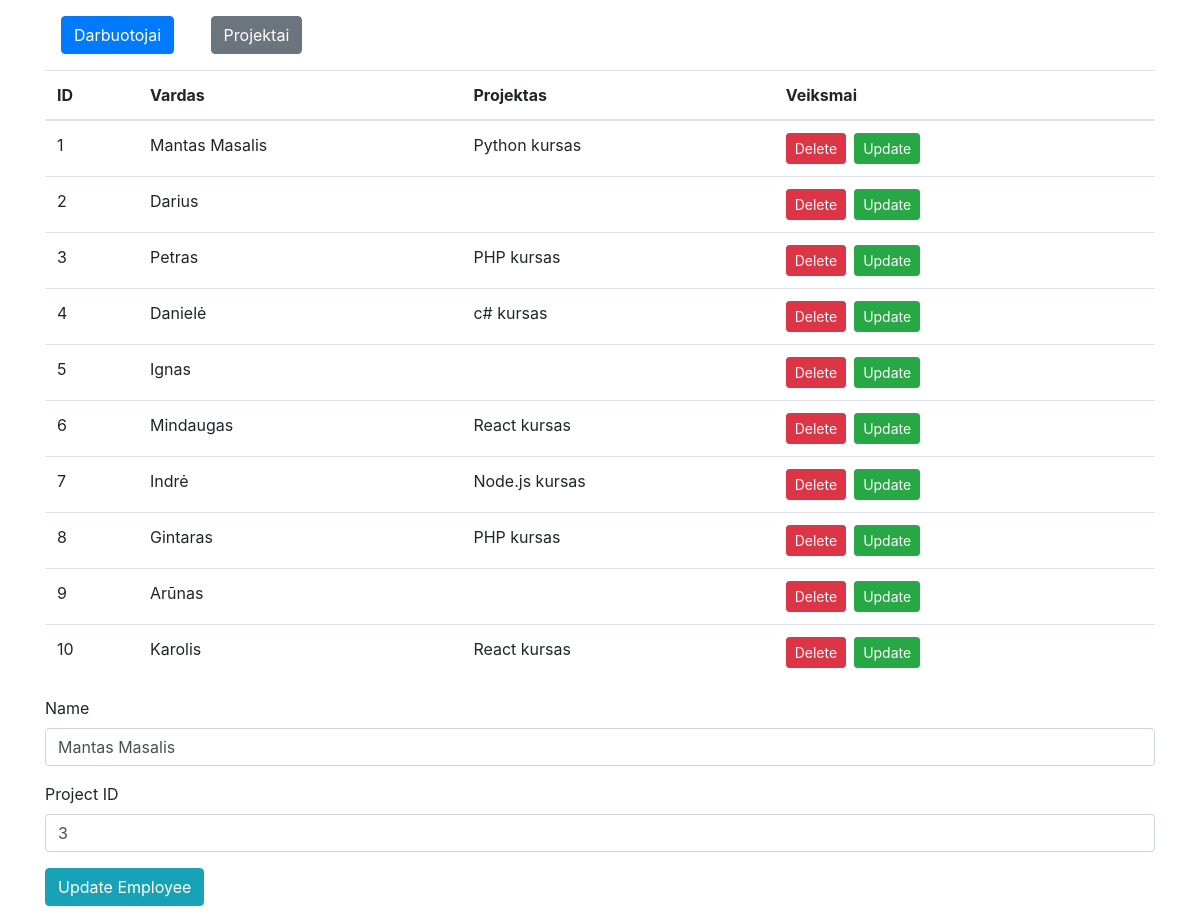
The app's page /index.php?edit=1 with its own data.
### tables this page shows
CREATE TABLE `workers` (
  `worker_id` int(11) unsigned NOT NULL AUTO_INCREMENT,
  `worker_name` varchar(255) NOT NULL,
  `project_id` int(11) DEFAULT NULL,
  PRIMARY KEY (`worker_id`),
  KEY `project_id_idx` (`project_id`)
);

CREATE TABLE `projects` (
  `project_id` int(11) unsigned NOT NULL AUTO_INCREMENT,
  `project_name` varchar(255) NOT NULL,
  PRIMARY KEY (`project_id`)
);

### connection.php (called while the page is built, shortened)
<?php
$servername = "localhost";
$username = "root";
$password = "mysql";
$dbname = "projectmanager";
$conn = mysqli_connect($servername, $username, $password, $dbname);
if (isset($_GET['edit'])) {
    $id = $_GET['edit'];
    $update = true;
    $sql = ("SELECT * FROM workers WHERE worker_id=$id") or die("Connection failed: " . mysqli_connect_error());
    $result = mysqli_query($conn, $sql);
    if ($result->num_rows) {
        $row = $result->fetch_array();
        $name = $row['worker_name'];
        $project_id = $row['project_id'];
    }
}

### index.php (the view, shortened to what this page needs)
<?php include './connection.php' ?>
<!DOCTYPE html>
<html lang="en">
<head>
    <link rel="stylesheet" href="https://maxcdn.bootstrapcdn.com/bootstrap/4.0.0/css/bootstrap.min.css">
</head>
<body>
    <div class="container">
        <a class="m-3 btn btn-primary d-inline-block" href="index.php">Darbuotojai</a>
        <a class="m-3 btn btn-secondary d-inline-block" href="projects.php">Projektai</a>
        <?php
        $sql = "SELECT w.worker_id, w.worker_name, p.project_name
                from workers w
                left outer join projects p
                on w.project_id = p.project_id
                order by w.worker_id;";
        $result = mysqli_query($conn, $sql);
        echo "<table class=\"table\"><thead><tr><th>ID</th><th>Vardas</th><th>Projektas</th><th>Veiksmai</th></tr></thead><tbody>";
        if (mysqli_num_rows($result) > 0) {
            while ($row = mysqli_fetch_assoc($result)) {
                echo "<tr>";
                echo "<td>" . $row['worker_id'] . "</td>";
                echo "<td>" . $row['worker_name'] . "</td>";
                echo "<td>" . $row['project_name'] . "</td>";
                echo "<td>
            <a href=\"connection.php?delete=" . $row['worker_id'] . "\"  class=\"btn btn-sm btn-danger mr-2\" >Delete </a><a href=\"index.php?edit=" . $row['worker_id'] . "\" class=\"btn btn-sm btn-success mr-2\"> Update</a>
        </td>";
                echo "</tr>";
            }
        } else {
            echo "0 results";
        }
        echo "</tbody></table>";
        ?>
        <form action="connection.php" method="POST">
            <div class="form-group">
                <label for="name">Name</label>
                <input type="text" name="name" class="form-control" placeholder="Enter employee name" value="<?php echo $name ?>">
            </div>
            <div class="form-group">
                <label for="project_id">Project ID</label>
                <input type="number" name="project_id" value="<?php echo $project_id ?>" class="form-control" placeholder="Enter project ID">
            </div>
            <div class="form-group">
                <?php
                if ($update == true) :
                ?>
                    <button class="btn btn-info" type="submit" name="update_worker">Update Employee</button>
                <?php else : ?>
                    <button class="btn btn-primary" type="submit" name="insert_worker">Insert Employee</button>
                <?php endif; ?>
            </div>
        </form>
    </div>
</body>
</html>

### records on screen
workers: worker_id "1", worker_name "Mantas Masalis", project.project_name "Python kursas", name "Mantas Masalis", project_id "3"
workers: worker_id "2", worker_name "Darius"
workers: worker_id "3", worker_name "Petras", project.project_name "PHP kursas"
workers: worker_id "4", worker_name "Danielė", project.project_name "c# kursas"
workers: worker_id "5", worker_name "Ignas"
workers: worker_id "6", worker_name "Mindaugas", project.project_name "React kursas"
workers: worker_id "7", worker_name "Indrė", project.project_name "Node.js kursas"
workers: worker_id "8", worker_name "Gintaras", project.project_name "PHP kursas"
workers: worker_id "9", worker_name "Arūnas"
workers: worker_id "10", worker_name "Karolis", project.project_name "React kursas"
